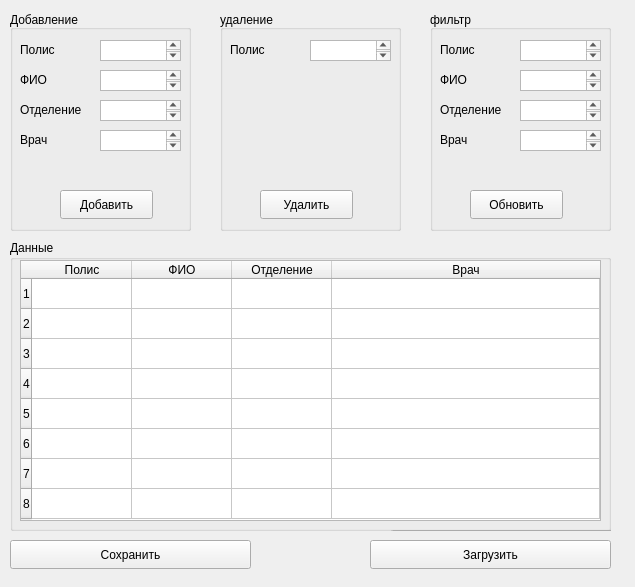
<?xml version="1.0" encoding="UTF-8"?>
<ui version="4.0">
 <class>Widget</class>
 <widget class="QWidget" name="Widget">
  <property name="geometry">
   <rect>
    <x>0</x>
    <y>0</y>
    <width>635</width>
    <height>587</height>
   </rect>
  </property>
  <property name="windowTitle">
   <string>Widget</string>
  </property>
  <widget class="QGroupBox" name="groupBox">
   <property name="geometry">
    <rect>
     <x>10</x>
     <y>10</y>
     <width>181</width>
     <height>221</height>
    </rect>
   </property>
   <property name="title">
    <string>Добавление</string>
   </property>
   <property name="alignment">
    <set>Qt::AlignBottom|Qt::AlignLeading|Qt::AlignLeft</set>
   </property>
   <widget class="QLabel" name="label">
    <property name="geometry">
     <rect>
      <x>10</x>
      <y>30</y>
      <width>63</width>
      <height>20</height>
     </rect>
    </property>
    <property name="text">
     <string>Полис</string>
    </property>
   </widget>
   <widget class="QTextEdit" name="townAdd">
    <property name="geometry">
     <rect>
      <x>90</x>
      <y>30</y>
      <width>81</width>
      <height>21</height>
     </rect>
    </property>
   </widget>
   <widget class="QLabel" name="label_2">
    <property name="geometry">
     <rect>
      <x>10</x>
      <y>60</y>
      <width>51</width>
      <height>20</height>
     </rect>
    </property>
    <property name="text">
     <string>ФИО</string>
    </property>
   </widget>
   <widget class="QLabel" name="label_3">
    <property name="geometry">
     <rect>
      <x>10</x>
      <y>90</y>
      <width>81</width>
      <height>20</height>
     </rect>
    </property>
    <property name="text">
     <string>Отделение</string>
    </property>
   </widget>
   <widget class="QTextEdit" name="departmentAdd">
    <property name="geometry">
     <rect>
      <x>90</x>
      <y>90</y>
      <width>81</width>
      <height>21</height>
     </rect>
    </property>
   </widget>
   <widget class="QLabel" name="label_4">
    <property name="geometry">
     <rect>
      <x>10</x>
      <y>120</y>
      <width>63</width>
      <height>20</height>
     </rect>
    </property>
    <property name="text">
     <string>Врач</string>
    </property>
   </widget>
   <widget class="QTextEdit" name="doctorAdd">
    <property name="geometry">
     <rect>
      <x>90</x>
      <y>120</y>
      <width>81</width>
      <height>21</height>
     </rect>
    </property>
   </widget>
   <widget class="QTextEdit" name="FIOAdd">
    <property name="geometry">
     <rect>
      <x>90</x>
      <y>60</y>
      <width>81</width>
      <height>21</height>
     </rect>
    </property>
   </widget>
   <widget class="QPushButton" name="add">
    <property name="geometry">
     <rect>
      <x>50</x>
      <y>180</y>
      <width>93</width>
      <height>29</height>
     </rect>
    </property>
    <property name="text">
     <string>Добавить</string>
    </property>
   </widget>
  </widget>
  <widget class="QGroupBox" name="groupBox_2">
   <property name="geometry">
    <rect>
     <x>220</x>
     <y>10</y>
     <width>181</width>
     <height>221</height>
    </rect>
   </property>
   <property name="title">
    <string>удаление</string>
   </property>
   <property name="alignment">
    <set>Qt::AlignBottom|Qt::AlignLeading|Qt::AlignLeft</set>
   </property>
   <widget class="QLabel" name="label_5">
    <property name="geometry">
     <rect>
      <x>10</x>
      <y>30</y>
      <width>63</width>
      <height>20</height>
     </rect>
    </property>
    <property name="text">
     <string>Полис</string>
    </property>
   </widget>
   <widget class="QTextEdit" name="deleteTown">
    <property name="geometry">
     <rect>
      <x>90</x>
      <y>30</y>
      <width>81</width>
      <height>21</height>
     </rect>
    </property>
   </widget>
   <widget class="QPushButton" name="remove">
    <property name="geometry">
     <rect>
      <x>40</x>
      <y>180</y>
      <width>93</width>
      <height>29</height>
     </rect>
    </property>
    <property name="text">
     <string>Удалить</string>
    </property>
   </widget>
  </widget>
  <widget class="QGroupBox" name="groupBox_3">
   <property name="geometry">
    <rect>
     <x>430</x>
     <y>10</y>
     <width>181</width>
     <height>221</height>
    </rect>
   </property>
   <property name="title">
    <string>фильтр</string>
   </property>
   <property name="alignment">
    <set>Qt::AlignBottom|Qt::AlignLeading|Qt::AlignLeft</set>
   </property>
   <widget class="QPushButton" name="redact">
    <property name="geometry">
     <rect>
      <x>40</x>
      <y>180</y>
      <width>93</width>
      <height>29</height>
     </rect>
    </property>
    <property name="text">
     <string>Обновить</string>
    </property>
   </widget>
   <widget class="QLabel" name="label_6">
    <property name="geometry">
     <rect>
      <x>10</x>
      <y>30</y>
      <width>63</width>
      <height>20</height>
     </rect>
    </property>
    <property name="text">
     <string>Полис</string>
    </property>
   </widget>
   <widget class="QTextEdit" name="redactDoctor">
    <property name="geometry">
     <rect>
      <x>90</x>
      <y>120</y>
      <width>81</width>
      <height>21</height>
     </rect>
    </property>
   </widget>
   <widget class="QTextEdit" name="redactFIO">
    <property name="geometry">
     <rect>
      <x>90</x>
      <y>60</y>
      <width>81</width>
      <height>21</height>
     </rect>
    </property>
   </widget>
   <widget class="QLabel" name="label_7">
    <property name="geometry">
     <rect>
      <x>10</x>
      <y>60</y>
      <width>51</width>
      <height>20</height>
     </rect>
    </property>
    <property name="text">
     <string>ФИО</string>
    </property>
   </widget>
   <widget class="QLabel" name="label_8">
    <property name="geometry">
     <rect>
      <x>10</x>
      <y>120</y>
      <width>63</width>
      <height>20</height>
     </rect>
    </property>
    <property name="text">
     <string>Врач</string>
    </property>
   </widget>
   <widget class="QTextEdit" name="redactDepaprtment">
    <property name="geometry">
     <rect>
      <x>90</x>
      <y>90</y>
      <width>81</width>
      <height>21</height>
     </rect>
    </property>
   </widget>
   <widget class="QTextEdit" name="redactTown">
    <property name="geometry">
     <rect>
      <x>90</x>
      <y>30</y>
      <width>81</width>
      <height>21</height>
     </rect>
    </property>
   </widget>
   <widget class="QLabel" name="label_9">
    <property name="geometry">
     <rect>
      <x>10</x>
      <y>90</y>
      <width>81</width>
      <height>20</height>
     </rect>
    </property>
    <property name="text">
     <string>Отделение</string>
    </property>
   </widget>
  </widget>
  <widget class="QGroupBox" name="groupBox_4">
   <property name="geometry">
    <rect>
     <x>10</x>
     <y>240</y>
     <width>601</width>
     <height>291</height>
    </rect>
   </property>
   <property name="title">
    <string>Данные</string>
   </property>
   <widget class="QTableWidget" name="tableWidget">
    <property name="geometry">
     <rect>
      <x>10</x>
      <y>20</y>
      <width>581</width>
      <height>261</height>
     </rect>
    </property>
    <property name="rowCount">
     <number>8</number>
    </property>
    <attribute name="horizontalHeaderStretchLastSection">
     <bool>true</bool>
    </attribute>
    <row/>
    <row/>
    <row/>
    <row/>
    <row/>
    <row/>
    <row/>
    <row/>
    <column>
     <property name="text">
      <string>Полис</string>
     </property>
    </column>
    <column>
     <property name="text">
      <string>ФИО</string>
     </property>
    </column>
    <column>
     <property name="text">
      <string>Отделение</string>
     </property>
    </column>
    <column>
     <property name="text">
      <string>Врач</string>
     </property>
    </column>
   </widget>
   <widget class="QPushButton" name="pushButton_5">
    <property name="geometry">
     <rect>
      <x>380</x>
      <y>290</y>
      <width>241</width>
      <height>29</height>
     </rect>
    </property>
    <property name="text">
     <string>Сохранить</string>
    </property>
   </widget>
  </widget>
  <widget class="QPushButton" name="saveButton">
   <property name="geometry">
    <rect>
     <x>10</x>
     <y>540</y>
     <width>241</width>
     <height>29</height>
    </rect>
   </property>
   <property name="text">
    <string>Сохранить</string>
   </property>
  </widget>
  <widget class="QPushButton" name="loadButton">
   <property name="geometry">
    <rect>
     <x>370</x>
     <y>540</y>
     <width>241</width>
     <height>29</height>
    </rect>
   </property>
   <property name="text">
    <string>Загрузить</string>
   </property>
  </widget>
 </widget>
 <resources/>
 <connections/>
</ui>
